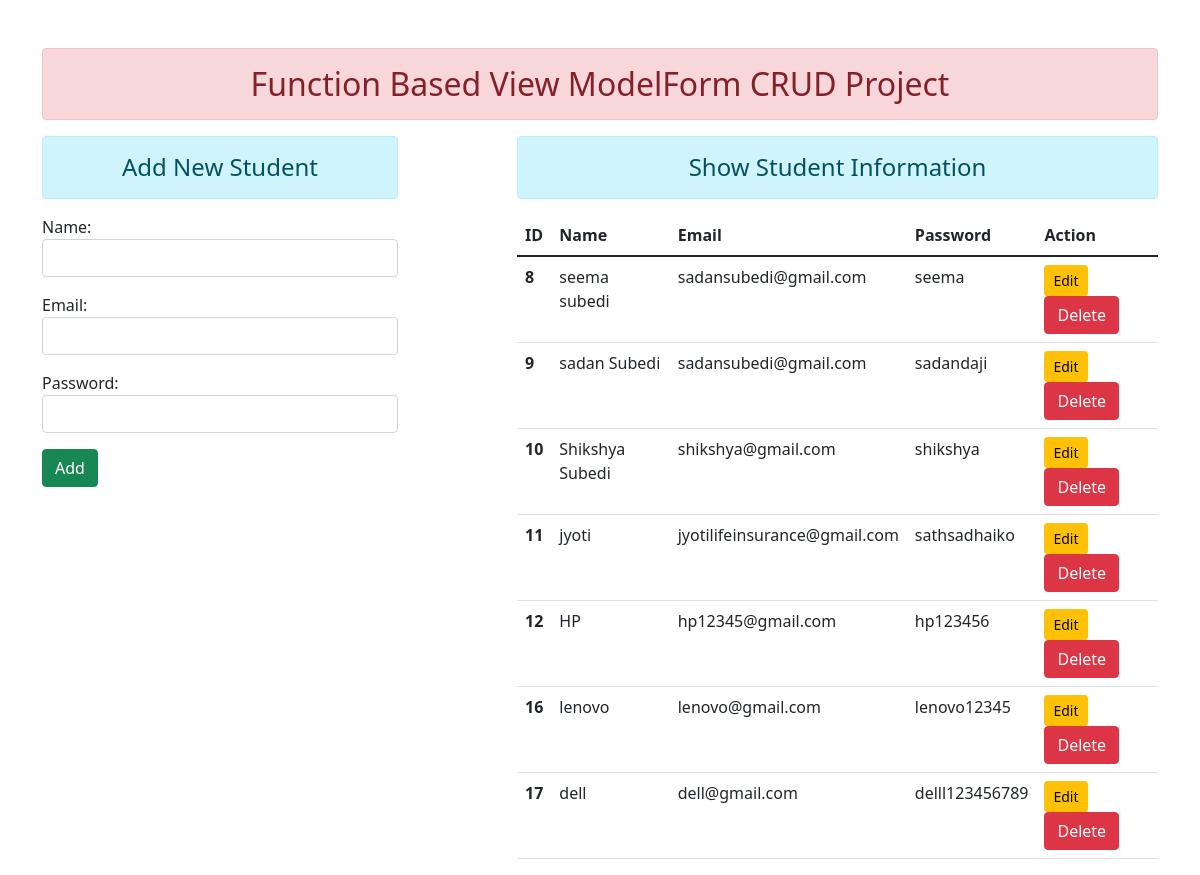
The page / on the database its author committed.
### enroll/models.py (models this page shows)
class User(models.Model):
    name= models.CharField(max_length=70)
    email= models.EmailField(max_length=100)
    password= models.CharField(max_length=100)

### enroll/views.py (the view)
# urls.py: path('', views.add_show,name="addandshow"),
def add_show(request):
    if request.method =='POST':
        fm= studentRegistration(request.POST) #here data sanga aaunxa
        if fm.is_valid():
            nm= fm.cleaned_data['name']
            em= fm.cleaned_data['email']
            pw= fm.cleaned_data['password']
            reg = User(name=nm,email=em,password=pw)
            reg.save()
            fm= studentRegistration() #here without data or blank aaunxa
    else:
        fm= studentRegistration()
    stud= User.objects.all()
    return render(request,'enroll/addandshow.html',{'form':fm,'stu':stud })

### enroll/forms.py
class studentRegistration(forms.ModelForm):
    class Meta:
        model = User
        fields= ['name','email','password']
        widgets={
            'name': forms.TextInput(attrs={'class':'form-control'}),
            'email': forms.EmailInput(attrs={'class':'form-control'}),
            'password': forms.PasswordInput(render_value=True,attrs={'class':'form-control'}),
        }

### enroll/templates/enroll/addandshow.html (shortened to what this page needs)
{% extends 'enroll/base.html' %}
{% block content %}
 <div class="row">
  <div class="col-sm-4">
    <h4 class="text-center alert alert-info">Add New Student</h4>
    <form action="" method="POST">
    {{form.as_p}}
    <input type="submit" class="btn btn-success"value="Add">
   </form>
  </div>
<div class="col-sm-7 offset-1">
    <h4 class="text-center alert alert-info">
        Show Student Information</h4>
    {% if stu %}
    <table class="table table-hover">
        <thead>
            <tr>
              <th scope="col">ID</th>
              <th scope="col">Name</th>
              <th scope="col">Email</th>
              <th scope="col">Password</th>
              <th scope="col">Action</th>
            </tr>
          </thead>
          <tbody>
              {% for st in stu %}
            <tr>
              <th scope="row">{{st.id}}</th>
              <td>{{st.name}}</td>
              <td>{{st.email}}</td>
              <td>{{st.password}}</td>
              <td>
                  <a href="{% url 'updatedata' st.id %}" class="btn btn-warning btn-sm">Edit</a>
                  <form action="{% url 'deletedata' st.id %}" method="post" class="d-inline">
                    <input type="submit" class="btn btn-danger"
                    value="Delete">
                  </form>
              </td>
            </tr>
            {% endfor %}
          </tbody>
      </table>
    {% else %}
     <h4 class="text-center alert alert-warning">No Records</h4>
    {% endif %}
</div>
</div>
{% endblock content %}

### enroll/templates/enroll/base.html (shortened to what this page needs)
<!DOCTYPE html>
{% load static %}
<html lang="en">
<head>
    <link rel="stylesheet" href="{% static 'enroll/css/bootstrap.css' %}">
</head>
<body>
    <div class="container mt-5">
        <h2 class="text-center alert alert-danger">Function Based View ModelForm CRUD Project</h2>
        {% block content %}
        {% endblock content %}
    </div>
</body>
</html>

### rows shown on the page
User: id "8", name "seema subedi", email "sadansubedi@gmail.com", password "seema"
User: id "9", name "sadan Subedi", email "sadansubedi@gmail.com", password "sadandaji"
User: id "10", name "Shikshya Subedi", email "shikshya@gmail.com", password "shikshya"
User: id "11", name "jyoti", email "jyotilifeinsurance@gmail.com", password "sathsadhaiko"
User: id "12", name "HP", email "hp12345@gmail.com", password "hp123456"
User: id "16", name "lenovo", email "lenovo@gmail.com", password "lenovo12345"
User: id "17", name "dell", email "dell@gmail.com", password "delll123456789"
